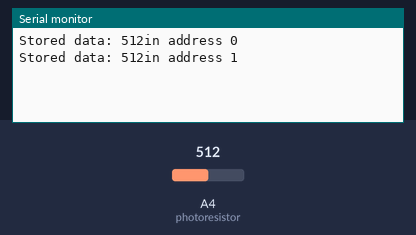
Recording of a sketch running on a simulated Arduino Uno, built with avr-gcc and run on an emulated ATmega328P. On the bench: the last lines printed to the serial monitor. Inputs (shaded band) come from the test bench; at power-on: A4 (photoresistor) = 512. EEPROM starts erased.

Above: at 3.8 s.
3.9 s: A4 (photoresistor) set to 716
At 7.0 s:
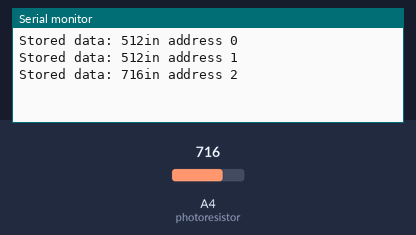
7.8 s: A4 (photoresistor) set to 900
At 9.3 s:
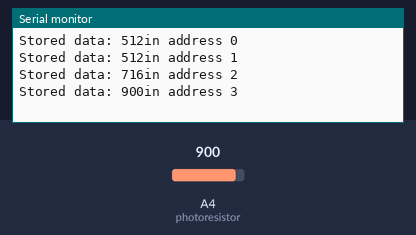
Timing chart, 0 to 10.8 s (numbered marks = the images above; inputs shaded):
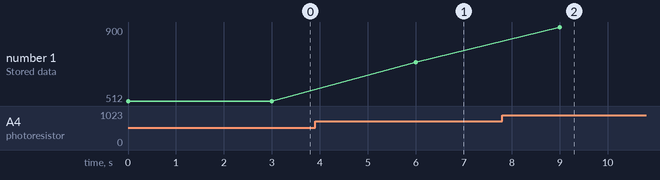

Measured:
- after the input at 3.9 s, the serial monitor: prints a new line after 2.1 s (image 1)
- after the input at 7.8 s, the serial monitor: prints a new line after 1.2 s (image 2)
- plotted number 1: 512 → 716 after the input at 3.9 s, 716 → 900 after the input at 7.8 s

The sketch:

470_lab4_data_logger.ino
```cpp
#include <EEPROM.h>

int photoresistor = 4;

int value;
void setup() {
  Serial.begin(9600);
  pinMode(photoresistor, INPUT);
}

int duration = 3000;
unsigned long totalTime = 0;
int address = 0;

void loop() {
  int currTime = millis();

  if (totalTime < 60000) {
      value = analogRead(photoresistor);
      EEPROM.write(address, value);
      Serial.println("Stored data: " + String(value) + "in address " + String(address));
      address += 1;
  }

  totalTime += duration;

  delay(duration);
}
```
